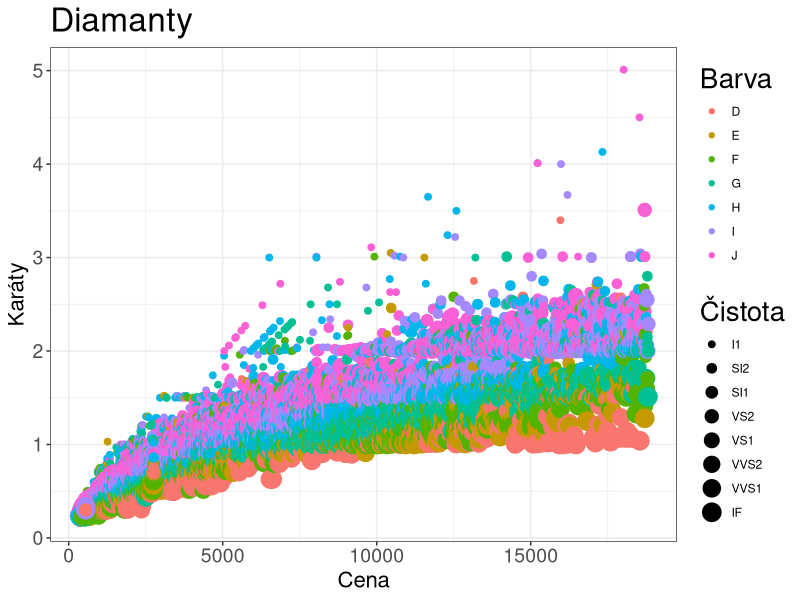
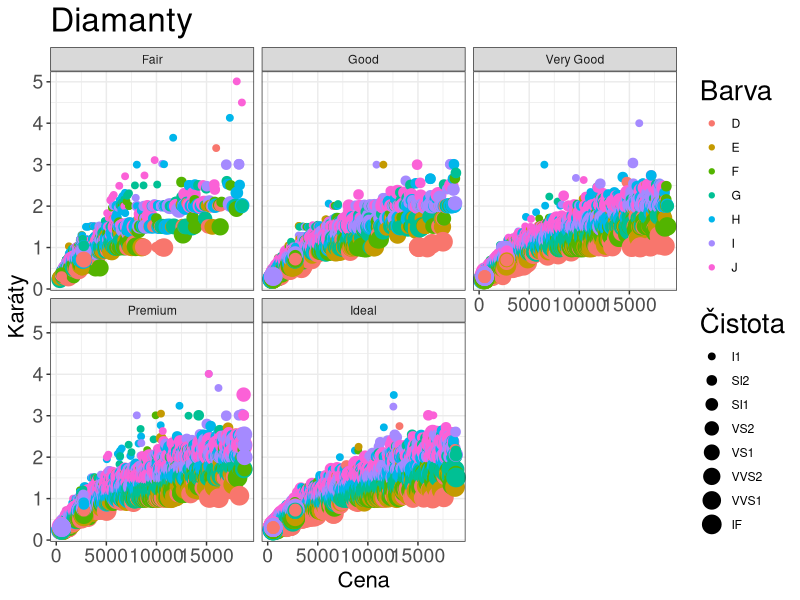
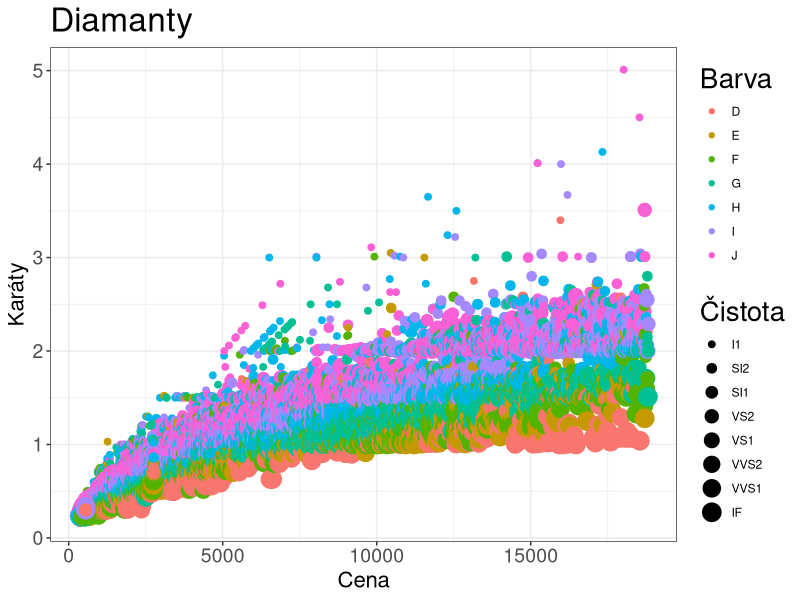

These charts were generated, in order, by the following R code:
## ---- chunk 1
#| echo: true
#| output-location: slide
library(ggplot2)
data(diamonds)

ggplot(diamonds) +
    geom_point((aes(price, carat, color = color, size = clarity))) +
    scale_color_discrete() +
    labs(title = "Diamanty", x = "Cena", y = "Karáty", color = "Barva", size = "Čistota") +
    theme_bw() +
    theme(
        axis.title = element_text(size = 16),
        title = element_text(size = 20),
        axis.text = element_text(size = 14)
    )
## ---- chunk 2
#| echo: true
#| output-location: slide
library(ggplot2)
data(diamonds)

ggplot(diamonds) +
    geom_point((aes(price, carat, color = color, size = clarity))) +
    scale_color_discrete() +
    facet_wrap(vars(cut)) +
    labs(title = "Diamanty", x = "Cena", y = "Karáty", color = "Barva", size = "Čistota") +
    theme_bw() +
    theme(
        axis.title = element_text(size = 16),
        title = element_text(size = 20),
        axis.text = element_text(size = 14)
    )
## ---- chunk 3
#| echo: true
#| output-location: slide
library(ggplot2)
data(diamonds)

template <- list(
    labs(title = "Diamanty", x = "Cena", y = "Karáty", color = "Barva", size = "Čistota"),
    theme_bw(),
    theme(
        axis.title = element_text(size = 16),
        title = element_text(size = 20),
        axis.text = element_text(size = 14)
    )
)

ggplot(diamonds) +
    geom_point((aes(price, carat, color = color, size = clarity))) +
    scale_color_discrete() +
    template

